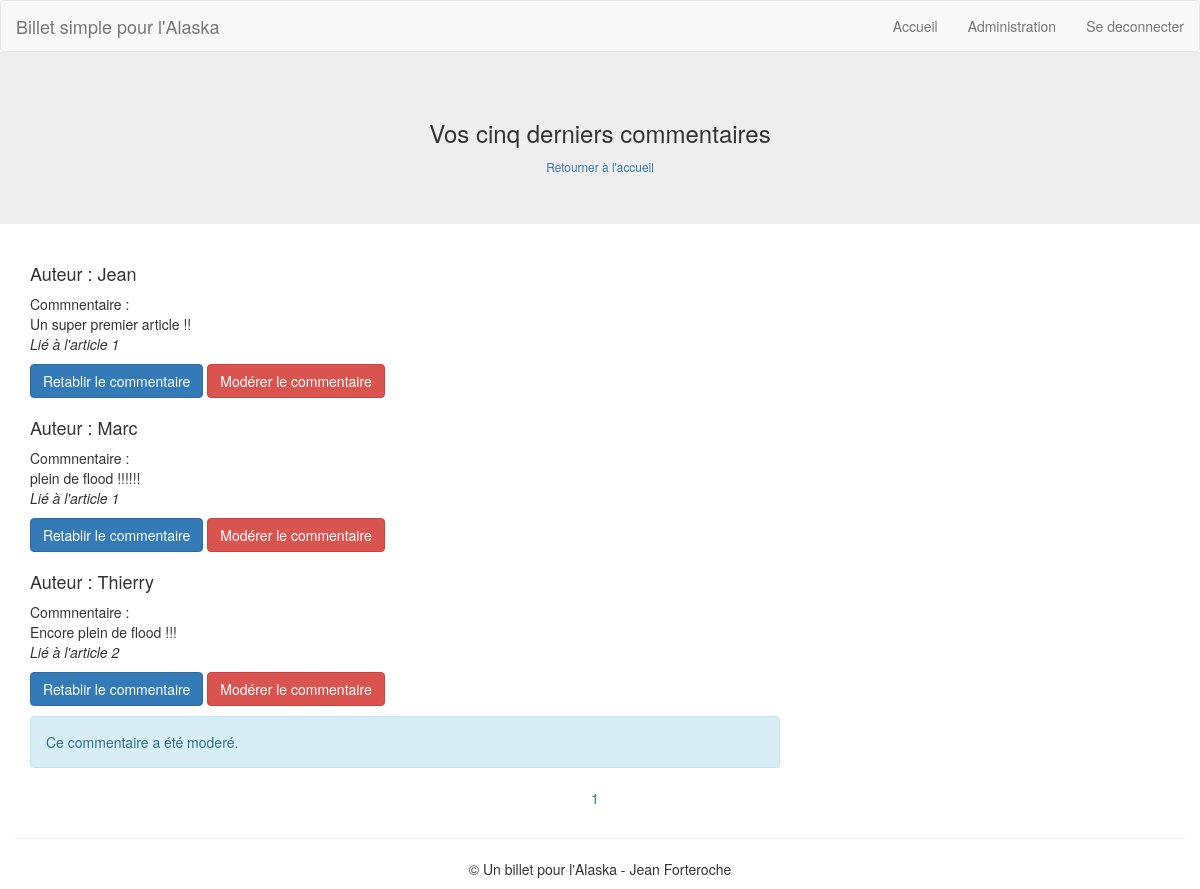
The page /index.php?Controller=Admin&&Action=showAllComments (signed in) on the database its author committed.
### tables this page shows
CREATE TABLE `comments` (
  `id` int(11) NOT NULL,
  `full_name` varchar(255) NOT NULL,
  `comment` text NOT NULL,
  `article_id` int(11) DEFAULT NULL,
  `answer_id` int(11) DEFAULT NULL,
  `abusive` tinyint(1) NOT NULL,
  `moderate` int(11) DEFAULT NULL
);

### Modele/CommentRepository.php (called while the page is built, shortened)
<?php
function findAllComments() {
  global $bdd;
  $request = $bdd->prepare('SELECT * FROM comments');
  $request->execute();
  $commentsArray = [];
  while($donnees = $request->fetch()) {
    $Comment = new Comment($donnees);
    $commentsArray[] = $Comment;
  }
  return $commentsArray;
}

### Modele/Comment.php (called while the page is built, shortened)
<?php
class Comment
{
  private $id;
  private $fullName;
  private $comment;
  private $moderate;
  public function hydrate(array $donnees = NULL, $alias = NULL, $numAlias = NULL)
  {
    foreach ($donnees as $key => $value)
    {
      $method = 'set'.ucfirst($key);
    }
  }
  public function getId() {
    return $this->id;
  }
  public function setId($id) {
    $this->id = $id;
    return $this;
  }
  public function getFull_name() {
    return $this->fullName;
  }
  public function setFull_name($fullName) {
    $this->fullName = $fullName;
    return $this;
  }
  public function getComment() {
    return $this->comment;
  }
  public function setComment($comment) {
    $this->comment = $comment;
    return $this;
  }
  public function getArticle_id() {
    return $this->article_id;
  }
  public function setArticle_id($article_id) {
    $this->article_id = $article_id;
    return $this;
  }
  public function setAnswer_id($answer_id) {
    return $this;
  }
  public function setAbusive($abusive) {
    return $this;
  }
  public function getModerate() {
    return $this->moderate;
  }
  public function setModerate($moderate) {
    $this->moderate = $moderate;
    return $this;
  }
}

### Vue/Admin/allComments.php (the view)
<?php
include_once 'Vue/Templates/header.php';
include_once 'Vue/Templates/navigation.php';
?>
<div class="jumbotron text-center">
  <h3>Vos cinq derniers commentaires</h3>
  <small>
    <a href="?Controller=Admin">
      Retourner à l'accueil
    </a>
  </small>
</div>
<div class="container">
  <div class="comment-list row">
  <?php
  foreach ($allComments as $comment) { ?>
      <div class="col-xs-8 comment-items">
        <h4>
          Auteur : <?php echo $comment->getFull_name() ?>
          <br>
        </h4>
        <p>
          Commnentaire :
          <br>
          <?php echo $comment->getComment() ?>
          <br>
          <em>Lié à l'article <?php echo $comment->getArticle_id(); ?></em>
        </p>
        <p>
          <a
          class="btn btn-primary"
          href="?Controller=Admin&&Action=unmoderateComment&&id=<?php echo $comment->getId(); ?>&&token=<?= $token ?>"
          >
            Retablir le commentaire
          </a>
          <a
          class="btn btn-danger"
          href="?Controller=Admin&&Action=moderateComment&&id=<?php echo $comment->getId(); ?>&&token=<?= $token ?>"
          >
            Modérer le commentaire
          </a>
        </p>
        <?php
         if ($comment->getModerate()) {
         ?>
           <div class="alert alert-info">
             Ce commentaire a été moderé.
           </div>
        <?php
         }
        ?>
      </div>
  <?php
  }
  ?>
  </div>
</div>
<?php
include_once 'Vue/Templates/footer.php';
?>

### Public/css/main.css (style rules this page uses)
body { margin: 0; }

### rows shown on the page
comments: full_name "Jean", comment "Un super premier article !!", article "1"
comments: full_name "Marc", comment "plein de flood !!!!!!", article "1"
comments: full_name "Thierry", comment "Encore plein de flood !!!", article "2", moderate "Ce commentaire a été moderé."
